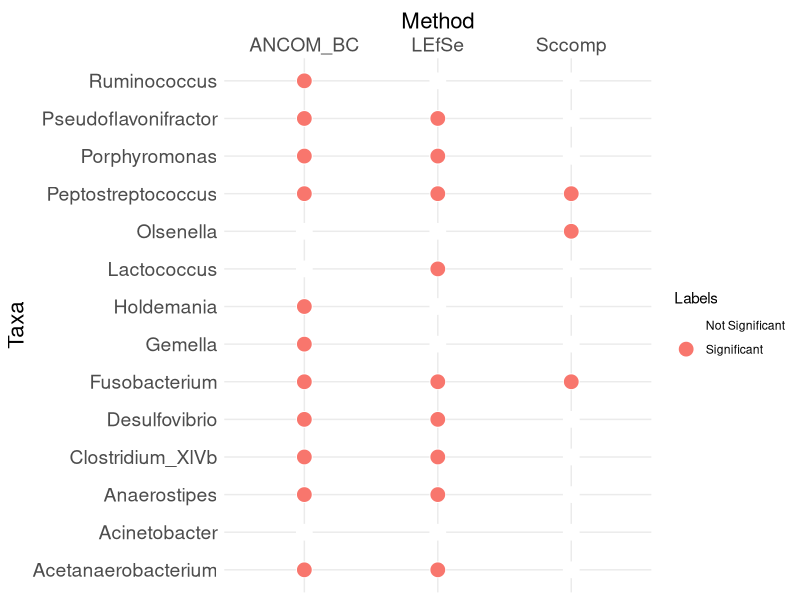

R code for this plot: (Note: this script raises an error after producing the figure.)
## ---- chunk 1
library(ggplot2)
library(tidyr)
library(dplyr)
library(ggpubr)
## ---- chunk 2
data <- data.frame(
  taxa = c('Fusobacterium', 'Peptostreptococcus', 'Porphyromonas', 'Anaerostipes', 'Pseudoflavonifractor',
           'Acetanaerobacterium', 'Clostridium_XlVb', 'Porphyromonas', 'Desulfovibrio', 'Lactococcus',
           'Acinetobacter', 'Gemella', 'Holdemania', 'Ruminococcus', 'Olsenella'),
  LEfSe = c(TRUE,T,T,T,T,
            T,T,T,T,T,
            F,F,F,F,F),
  ANCOM_BC = c(TRUE,T,T,T,T,
               T,T,T,T,F,
               F,T,T,T,F),
  Sccomp = c(TRUE,T,F,F,F,
             F,F,F,F,F,
             F,F,F,F,T)
)

data

data_long <- data %>%
  pivot_longer(cols = -taxa, names_to = "method", values_to = "Labels")

p1 <- ggplot(data_long, aes(x = method, y = taxa)) +
  geom_point(aes(fill = Labels), color = "white", size = 5, shape = 21) +  # create dots
  scale_fill_manual(values = c("white", '#F8766D'), na.value = "transparent", labels = c("Not Significant", "Significant")) + 
  theme_minimal() +
  labs(x = "Method", y = "Taxa") + 
  theme(axis.text.x = element_text(angle = 0, hjust = 0.5),  
        axis.text = element_text(size = 14),
        axis.title = element_text(size = 16)) +
        #panel.grid = element_blank()) 
  scale_x_discrete(position = "top")  

p1
#ggsave("point_plot.jpg", plot = p, width = 10, height = 8, dpi = 1000)
## ---- chunk 3
# lefse
# set Group acording to LDA is positive or negative
CRC_LEfSe_zackular$Group <- ifelse(CRC_LEfSe_zackular$scores > 0, "CRC", "Healthy")
CRC_LEfSe_zackular

CRC_color <-'#F8766D'
Healthy_color <-'#00BFC4'

# plot
p2 <- ggplot(CRC_LEfSe_zackular, aes(x = scores, y = reorder(features, scores), fill = Group)) +
  geom_bar(stat = "identity", color = "black", width = 0.8) +
  scale_fill_manual(values = c("CRC" = CRC_color, "Healthy" = Healthy_color)) +
  theme_minimal() +
  geom_vline(xintercept = 0, linetype = "dashed", color = "black") +  
  labs(title = "LDA Effect Size for Taxa", x = "LDA SCORE (log 10)", y = NULL) +
  theme(
    text = element_text(size = 20),
    panel.grid.major = element_blank(),  
    panel.grid.minor = element_blank(),
    axis.text.y = element_text(size = 15),
    axis.title.x = element_text(size = 20),
    legend.position = "top",
    plot.title = element_text(hjust = 0.5)
  )
p2
#ggsave("LDA_score.jpg", plot = p, width = 8, height = 10, dpi = 1000)
## ---- chunk 4
# LFC
p_lfc <- df_fig_crc %>%
  ggplot(aes(x = group, y = reorder(taxon_id, value), fill = value)) +  # order taxon_id 
  geom_tile(color = "black") +
  scale_fill_gradient2(low = '#00BFC4', mid = "white", high = '#F8766D', 
                       na.value = "white", midpoint = mid, limit = c(lo, up),
                       name = NULL) +
  geom_text(aes(group, taxon_id, label = value), color = "black", size = 4) +
  labs(x = NULL, y = NULL, title = "Log Fold Changes") +
  theme_minimal() +
  theme(
    plot.title = element_text(hjust = 0.5, size = 16),  
    axis.text.x = element_text(size = 12),  
    axis.text.y = element_text(size = 12),  
    panel.grid.major = element_blank(),  
    panel.grid.minor = element_blank(),  
    panel.background = element_blank() 
  )+
  coord_fixed(ratio = 0.5)  
p_lfc
#ggsave("LFC.jpg", plot = p_crc, width = 10, height = 8, dpi = 1000)
## ---- chunk 5
sample_annot = data.frame(Group = as.factor(metadata$DiseaseState))
rownames(sample_annot) = metadata$Sam_id

library(grid)
# Calculate the total abundance of each taxon (sum of each row)
total_abundance <- rowSums(OTU_tab_clr)
# Exclude taxa containing ‘incertae_sedis’
OTU_tab_filtered <- OTU_tab_clr[!grepl("incertae_sedis", rownames(OTU_tab_clr)), ]
# Calculate total abundance of filtered taxa
total_abundance_filtered <- rowSums(OTU_tab_filtered)
# Rank taxa based on total abundance and select top 25 most common taxa
top_25_taxa <- names(sort(total_abundance_filtered, decreasing = TRUE))[1:25]
# The data for these 25 taxa were screened
OTU_top_25 <- OTU_tab_filtered[top_25_taxa, ]
## ---- chunk 6
# Adjust the legend layout to align the legend up and down
ha <- HeatmapAnnotation(Group = sample_annot$Group,  
                        col = list(Group = c('H' = '#00BFC4', 'CRC' = '#F8766D')))  
heatmap_colors <- colorRampPalette(c('#7b6df8', '#FCFCE3', 'red'))(50)

# Heatmap
ht <- Heatmap(OTU_top_25, 
              name = "Abundance\n(CLR)",  
              top_annotation = ha,  
              show_row_names = TRUE,  
              show_column_names = FALSE, 
              cluster_rows = TRUE,  
              cluster_columns = TRUE,  
              col = heatmap_colors, 
              heatmap_legend_param = list(
                  title_gp = gpar(fontsize = 10, fontface = "bold"),  
                  labels_gp = gpar(fontsize = 8) 
              ))

draw(ht, annotation_legend_side = "right", heatmap_legend_side = "right", merge_legend = TRUE)
## ---- chunk 7
# Exclude taxa containing ‘incertae_sedis’
OTU_tab_filtered <- OTU_tab_rel[!grepl("incertae_sedis", rownames(OTU_tab_rel)), ]
OTU_tab_filtered <- OTU_tab_filtered[!grepl("stricto", rownames(OTU_tab_filtered)), ]


OTU_tab_rel_t <- t(OTU_tab_filtered) %>% 
  as.data.frame() %>% 
  mutate(Sam_id = colnames(OTU_tab_filtered))


meta_otu <- merge(metadata, OTU_tab_rel_t, by = "Sam_id") 
#View(meta_otu)
df_daa_long <- meta_otu %>%
  pivot_longer(
    cols = 4:63,              
    names_to = 'taxa',         
    values_to = 'relative_abundance'  
  )
df_daa_long

df_median <- df_daa_long %>%
  group_by(taxa, DiseaseState) %>%
  summarise(median_abundance = median(relative_abundance)) %>%
  ungroup()
#df_median
## ---- chunk 8
taxa_colors <- c(  
  '#5F74F8', '#696DF8', '#7267F7', '#7b6df8', '#8171f6', '#8775f4', '#8e79f2', '#947df0', 
  '#b491e4', '#bb95e2', '#d5a6d9', '#dbaad7', '#e3aed5', '#e9b2d2', '#efb6d0', '#f6bace',
  '#fcbecc', '#ffc2cc', '#ffc5cd', '#ffc8ce', '#fecbcf', '#fed1d2', '#fed4d3', '#fde8db', 
  '#fdebdc', '#fdefde', '#fdf1df', '#fcf4e0', '#fcf7e1', '#fffcda', '#fffdc0', '#fffa99',
  '#fffd90', '#fffa80', '#fffd51', '#fffd94', '#ffff90', '#fffdc9', '#fcfae2', '#fcf6de',
  '#fcead3', '#fdefde', '#fcdec8', '#fcdec8', '#fcd2be', '#fdc7b3', '#fdb8a6', '#fdac9b',  
  '#fda090', '#fd9486', '#fd887b', '#fe7a6d', '#fe6e63', '#fe6258', '#fe564d', '#fe4a43',  
  '#fe3b35', '#fe2f2b', '#ff2420', '#ff1815', '#ff0c0b', '#ff0000'  
)

p <- ggplot(df_median, aes(x = DiseaseState, y = median_abundance, fill = taxa)) +
  geom_bar(stat = 'identity', position = 'stack') +  
  theme_minimal() +  
  labs(y = "Median Relative Abundance (%)", x = NULL, fill = "Genus") +  
  theme(axis.text.x = element_text(hjust = 1), 
        legend.position = "right",   
        legend.title = element_text(face = "bold")) +  
  scale_y_continuous(labels = scales::percent_format(scale = 1)) +  
  scale_fill_manual(values = taxa_colors) + 
  guides(fill = guide_legend(ncol = 2, keywidth = 0.5, keyheight = 0.5)) 
p

#ggsave("composition_plot.jpg", plot = p, width = 8, height = 5, dpi = 1000)
